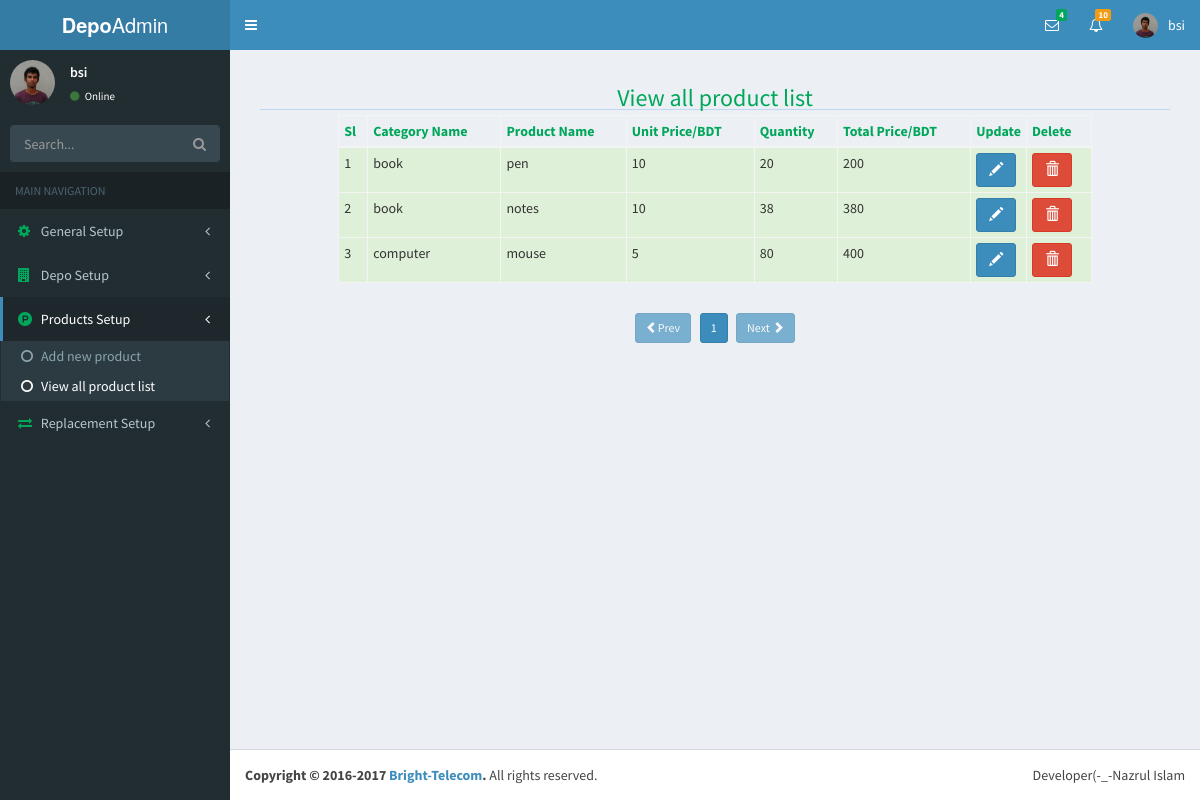
Page /index.php?page=productViewList&folder=products (signed in) on the earlier database version.
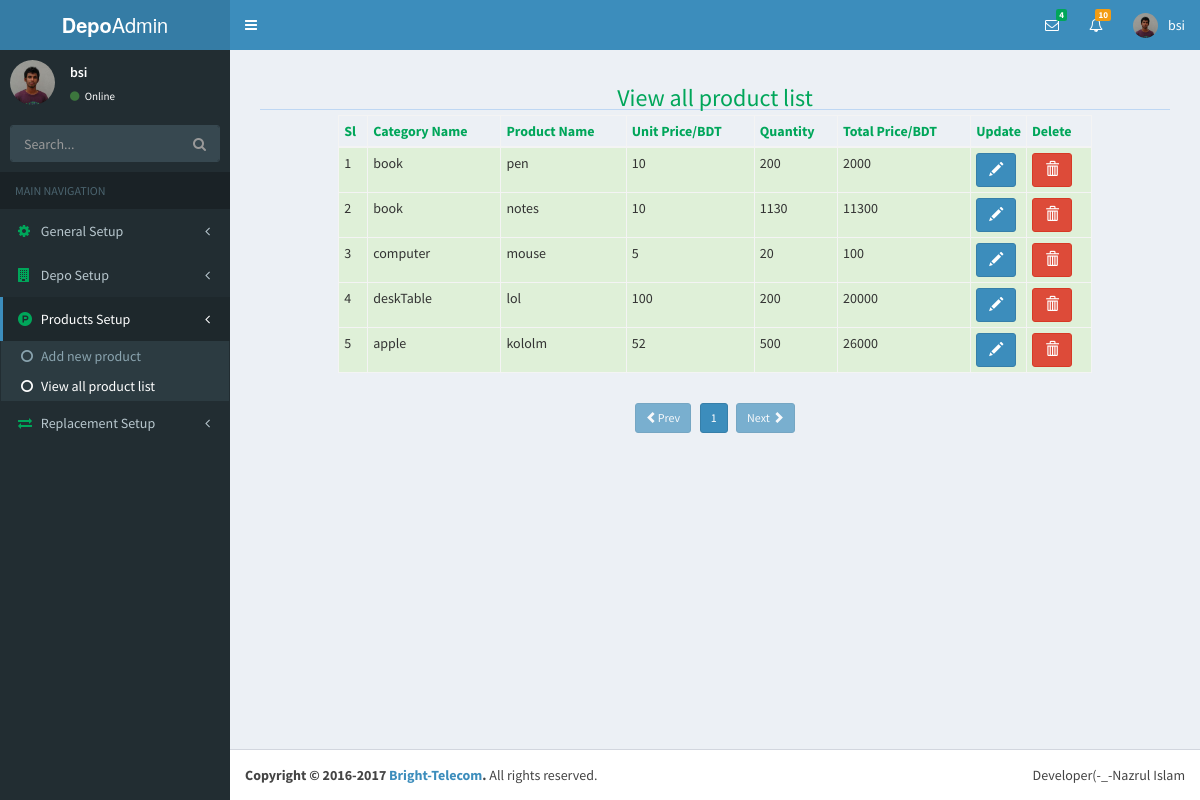
Same page on the later database version.
### tables this page shows
CREATE TABLE `user` (
  `id` int(11) NOT NULL,
  `userName` varchar(20) NOT NULL,
  `password` varchar(42) NOT NULL,
  `userType` varchar(20) NOT NULL,
  `last_login` timestamp NOT NULL DEFAULT CURRENT_TIMESTAMP,
  `status` varchar(8) NOT NULL
);

CREATE TABLE `products` (
  `id` int(11) NOT NULL,
  `user_id` int(11) NOT NULL,
  `cat_id` int(11) NOT NULL,
  `pro_name` varchar(30) NOT NULL,
  `pro_price` int(6) NOT NULL,
  `quantity` int(6) NOT NULL,
  `total_price` int(11) NOT NULL,
  `uploader` varchar(30) NOT NULL,
  `entry_date` timestamp NOT NULL DEFAULT CURRENT_TIMESTAMP
);

CREATE TABLE `category` (
  `id` int(11) NOT NULL,
  `catName` varchar(40) NOT NULL
);

### products/productViewList.php (the view, shortened to what this page needs)
<?php
	require('database.php');
	$pagination=$db->prepare("SELECT * FROM products");
	$pagination->execute();
	$totalRow=$pagination->rowCount();
	$itemPerpage=5;
	$totalPage=ceil($totalRow/$itemPerpage);
	$pageNumber=(isset($_GET['pgNumber'])?$_GET['pgNumber']:$_GET['pgNumber']=1);
	$start=($pageNumber-1)*$itemPerpage;
	$viewAllProList=$db->prepare("SELECT products.*,category.catName FROM products LEFT JOIN category ON products.cat_id=category.id LIMIT $start,$itemPerpage");
	$viewAllProList->execute();
	$sl='';
	$data='';
	while($viewAllProListRow=$viewAllProList->fetch(PDO::FETCH_OBJ)){
		$sl++;
		$data.="
			<tr class='success'>
				<td>$sl</td>
				<td>$viewAllProListRow->catName</td>
				<td>$viewAllProListRow->pro_name</td>
				<td>$viewAllProListRow->pro_price</td>
				<td>$viewAllProListRow->quantity</td>
				<td>$viewAllProListRow->total_price</td>
				<td>
					<a href='index.php?page=productEdit&folder=products&proEditId=$viewAllProListRow->id' class='btn btn-primary'>
						<span class='glyphicon glyphicon-pencil'></span>
					</a>
				</td>
				<td>
					<a href='index.php?page=productViewList&folder=products&proDelid=$viewAllProListRow->id' class='btn btn-danger'>
						<span class='glyphicon glyphicon-trash'></span>
					</a>
				</td>
			</tr>
		";
	};
?>
<div class="container-fluid">
	<div class="row">
		<div class="col-sm-12">
			<h3 class="text-center text-green">View all product list</h3>
			<hr>
		</div>
	</div>
	<div class="row">
		<div class="col-sm-10 col-sm-offset-1">
			<table class="table table-bordered table-hover table-condensed">
				<thead class="text-green">
					<th>Sl</th>
					<th>Category Name</th>
					<th>Product Name</th>
					<th>Unit Price/BDT</th>
					<th>Quantity</th>
					<th>Total Price/BDT</th>
					<th width="5%">Update</th>
					<th>Delete</th>
				<thead>
				<tbody>
					<?php echo $data;?>
				</tbody>
			</table>
		</div>
	</div>
	<div class="row">
		<div class="col-xs-8 col-xs-offset-2 text-center" style="margin-top:10px">
			<?php
				$pagePre=$pageNumber-1;
				$pageNext=$pageNumber+1;
				if($pagePre==0){
					echo"<a href='index.php?page=productViewList&folder=products&pgNumber={$pagePre}' class='btn btn-primary btn-sm disabled'><span class='glyphicon glyphicon-chevron-left'></span>Prev</a> &nbsp;&nbsp;";
				}else{
					echo"<a href='index.php?page=productViewList&folder=products&pgNumber={$pagePre}' class='btn btn-primary btn-sm'><span class='glyphicon glyphicon-chevron-left'></span>Prev</a> &nbsp;&nbsp;";
				}
				if($pageNumber <= $totalPage){
					for($i=1;$i<=$totalPage;$i++){
						if($i == $pageNumber){
								echo "<a href='index.php?page=productViewList&folder=products&pgNumber={$i}' class='btn btn-primary btn-sm'>$i</a>".'&nbsp;';
						}else{
							echo "<a href='index.php?page=productViewList&folder=products&pgNumber={$i}' class='btn btn-default btn-sm'>$i</a>".'&nbsp;';
						}
					}
				}else{
					echo"Page not found ! 404";
				}
				if($pageNumber==$totalPage){
					echo"&nbsp;&nbsp;<a class='btn btn-primary btn-sm disabled'
						href='index.php?page=productViewList&folder=products&pgNumber={$pageNext}'>Next
							<span class='glyphicon glyphicon-chevron-right'></span>
						</a>";
				}else{
					echo"&nbsp;&nbsp;<a href='index.php?page=productViewList&folder=products&pgNumber={$pageNext}'
					 class='btn btn-primary btn-sm'>Next
					 	<span class='glyphicon glyphicon-chevron-right'></span>
					 </a>";
				}
			?>
		</div>
	</div>
</div>

### include/header.php (shortened to what this page needs)
<?php
require('database.php');
$userId=$_SESSION['userId'];
$userNameSelect=$db->prepare("SELECT * FROM `user` WHERE id=?");
$userNameSelect->bindParam(1,$userId);
$userNameSelect->execute();
$userNameRow=$userNameSelect->fetch(PDO::FETCH_OBJ);
?>
<!DOCTYPE html>
<html>
	<head>
	  <link rel="stylesheet" href="bootstrap/css/bootstrap.min.css">
	  <link rel="stylesheet" href="https://cdnjs.cloudflare.com/ajax/libs/font-awesome/4.5.0/css/font-awesome.min.css">
	  <link rel="stylesheet" href="../datepicker/css/datepicker.css">
	  <link rel="stylesheet" href="dist/css/AdminLTE.min.css">
	       <link href="http://ajax.googleapis.com/ajax/libs/jqueryui/1.8/themes/base/jquery-ui.css" rel="stylesheet" type="text/css"/>
	  <link rel="stylesheet" href="dist/css/skins/_all-skins.min.css">
	  <link rel="stylesheet" href="datepicker/css/datepicker.css">
	  <link rel="stylesheet" href="plugins/bootstrap-wysihtml5/bootstrap3-wysihtml5.min.css">
	</head>
	<body class="hold-transition skin-blue sidebar-mini">
		<div class="wrapper">
		  <header class="main-header">
		    <a href="index.php" class="logo">
		      <span class="logo-lg"><b>Depo</b>Admin</span>
		    </a>
		    <nav class="navbar navbar-static-top">
		      <a href="#" class="sidebar-toggle" data-toggle="offcanvas" role="button">
		      </a>
		      <div class="navbar-custom-menu">
		        <ul class="nav navbar-nav">
		          <li class="dropdown messages-menu">
		            <a href="#" class="dropdown-toggle" data-toggle="dropdown">
		              <i class="fa fa-envelope-o"></i>
		              <span class="label label-success">4</span>
		            </a>
		          </li>
		          <li class="dropdown notifications-menu">
		            <a href="#" class="dropdown-toggle" data-toggle="dropdown">
		              <i class="fa fa-bell-o"></i>
		              <span class="label label-warning">10</span>
		            </a>
		          </li>
		          <li class="dropdown user user-menu">
		            <a href="#" class="dropdown-toggle" data-toggle="dropdown">
		              <img src="dist/img/user2-160x160.jpg" class="user-image" alt="User Image">
		              <span class="hidden-xs"><?php echo $userNameRow->userName;?></span>
		            </a>
		          </li>
		        </ul>
		      </div>
		    </nav>
		  </header>

### include/sideBar.php (shortened to what this page needs)
<aside class="main-sidebar">
    <section class="sidebar">
      <div class="user-panel">
        <div class="pull-left image">
          <img src="dist/img/user2-160x160.jpg" class="img-circle" alt="User Image">
        </div>
        <div class="pull-left info">
          <p><?php echo $userNameRow->userName;?></p>
          <a href="#"><i class="fa fa-circle text-success"></i> Online</a>
        </div>
      </div>
      <form action="#" method="get" class="sidebar-form">
        <div class="input-group">
          <input type="text" name="q" class="form-control" placeholder="Search...">
              <span class="input-group-btn">
                <button type="submit" name="search" id="search-btn" class="btn btn-flat"><i class="fa fa-search"></i>
                </button>
              </span>
        </div>
      </form>
      <ul class="sidebar-menu">
        <li class="header">MAIN NAVIGATION</li>
        <li class="<?php echo(isset($_GET['folder']) && $_GET['folder']=='setup')?'active':null;?> treeview">
          <a href="#">
            <i class="fa fa-cog text-green"></i> <span>General Setup</span>
            <span class="pull-right-container">
              <i class="fa fa-angle-left pull-right"></i>
            </span>
          </a>
        </li>
        <li class="<?php echo(isset($_GET['folder']) && $_GET['folder']=='depoinfo')?'active':null;?> treeview">
          <a href="#">
            <i class="fa fa-building text-green"></i> <span>Depo Setup</span>
            <span class="pull-right-container">
              <i class="fa fa-angle-left pull-right"></i>
            </span>
          </a>
        </li>
        <li class="<?php echo(isset($_GET['folder']) && $_GET['folder']=='products')?'active':null;?> treeview">
          <a href="#">
            <i class="fa fa-product-hunt text-green"></i> <span>Products Setup</span>
            <span class="pull-right-container">
              <i class="fa fa-angle-left pull-right"></i>
            </span>
          </a>
          <ul class="treeview-menu">
            <li class="<?php echo (isset($_GET['page']) && $_GET['page']=='productSetup')? 'active':null;?>"><a href="index.php?page=productSetup&folder=products"><i class="fa fa-circle-o"></i>Add new product</a></li>
            <li class="<?php echo(isset($_GET['page']) && $_GET['page']=='productViewList')?'active':null;?>">
            	<a href="index.php?page=productViewList&folder=products"><i class="fa fa-circle-o"></i>View all product list</a>
            </li>
          </ul>
        </li>
        <li class="<?php echo(isset($_GET['folder']) && $_GET['folder']=='replace')?'active':null;?> treeview">
        	<a href="#">
            <i class="fa fa-exchange text-green"></i> <span>Replacement Setup</span>
            <span class="pull-right-container">
              <i class="fa fa-angle-left pull-right"></i>
            </span>
          </a>
        </li>
      </ul>
    </section>
  </aside>

### index.php (shortened to what this page needs)
<?php include('include/header.php'); ?>
<?php include('include/sideBar.php');?>
		  <div class="content-wrapper">
		    <section class="content">
		    	<?php
		    		if(isset($_GET['page'])){
		    			$page=$_GET['page'];
		    			if(isset($_GET['folder'])){
		    				$folder=$_GET['folder'];
		    				include($folder.'/'.$page.'.php');
		    			}else{
		    				include($page.'.php');
		    			}
		    		}
		    	?>
		    </section>
		  </div>
<?php include('include/footer.php');?>

### include/footer.php (shortened to what this page needs)
		  <footer class="main-footer">
		    <div class="pull-right hidden-xs">
		      <p>Developer(-_-Nazrul Islam</p>
		    </div>
		    <strong>Copyright &copy; 2016-2017 <a href="nazrul.com.bd">Bright-Telecom</a>.</strong> All rights
		    reserved.
		  </footer>
		</div>
	</body>
</html>

Differences in the rows shown:
changed products "pen": quantity "20" → "200"; total_price "200" → "2000"
changed products "notes": quantity "38" → "1130"; total_price "380" → "11300"
changed products "mouse": quantity "80" → "20"; total_price "400" → "100"
added products: cat.catName "deskTable", pro_name "lol", pro_price "100", quantity "200", total_price "20000"
added products: cat.catName "apple", pro_name "kololm", pro_price "52", quantity "500", total_price "26000"
